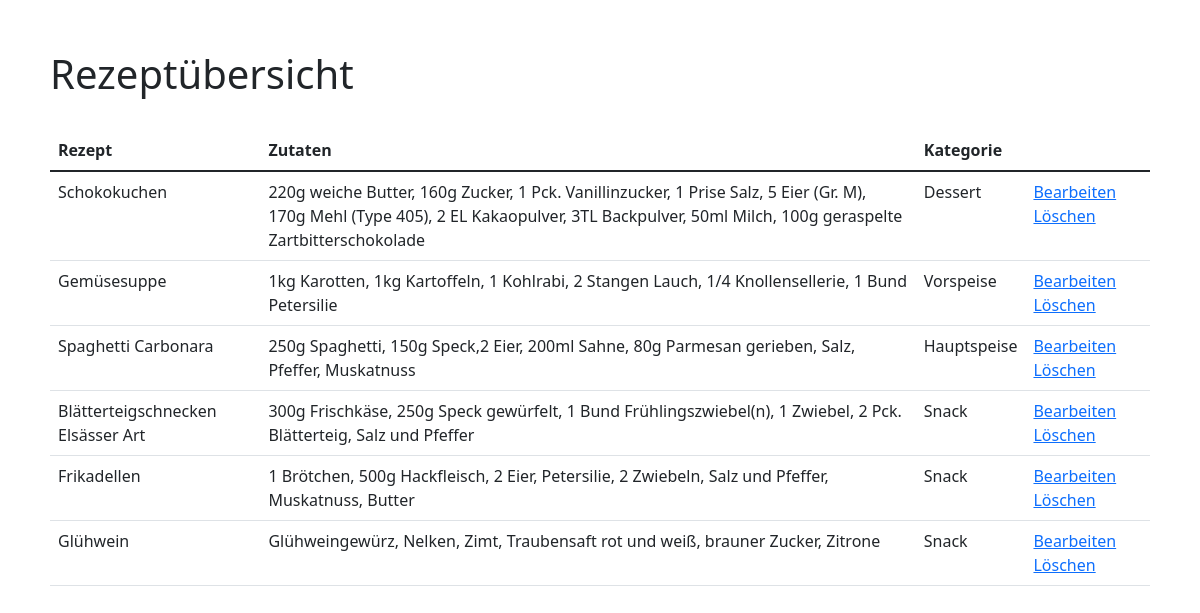
The page /PHP_Projekt/projekt/rezept_anzeigen.php on the database its author committed.
### tables this page shows
CREATE TABLE `s_rezept` (
  `id` int NOT NULL,
  `rezept` varchar(255) NOT NULL,
  `zutaten` text NOT NULL,
  `kategorie` varchar(255) NOT NULL
);

### PHP_Projekt/projekt/rezept_anzeigen.php (the view, shortened to what this page needs)
<!DOCTYPE html>
<html lang="de">
    <head>
        <link href="https://cdn.jsdelivr.net/npm/bootstrap@5.1.3/dist/css/bootstrap.min.css" rel="stylesheet">
    </head>
    <body style="margin: 50px;">
        <h1>Rezeptübersicht</h1>
        <br>
        <table class="table">
            <thead>
                <tr>
                    <th>Rezept</th>
                    <th>Zutaten</th>
                    <th>Kategorie</th>
                </tr>
            </thead>
            <tbody>
                <?php
                $db_host = "db";
                $db_user = "sarah";
                $db_passwort = "sarahdatenbank";
                $db_name = "rezeptedatenbank_php";
                $conn = new MySQLi($db_host, $db_user, $db_passwort, $db_name);
                $sql = "SELECT * FROM s_rezept";
                $result = $conn->query($sql);
                while($row = $result->fetch_assoc()){
                    echo "<tr>
                            <td>" . $row["rezept"] . "</td>
                            <td>" . $row["zutaten"] . "</td>
                            <td>" . $row["kategorie"] . "</td>
                            <td>
                                    <a href='/php/rezept_bearbeiten.php?rezept=" . $row["id"] . "'>Bearbeiten</a>
                                    <a class='erledigt-button' href='/php/rezept_löschen.php?rezept=" . $row["id"] . "''>Löschen</a>
                            </td>
                        </tr>";
                }
                ?>
            </tbody>
        </table>
    </body>
</html>

### rows shown on the page
s_rezept: rezept "Schokokuchen", zutaten "220g weiche Butter, 160g Zucker, 1 Pck. Vanillinzucker, 1 Prise Salz, 5 Eier (Gr. M), 170g Mehl (Type 405), 2 EL Kakaopulver, 3TL Backpulver, 50ml Milch, 100g geraspelte Zartbitterschokolade", kategorie "Dessert"
s_rezept: rezept "Gemüsesuppe", zutaten "1kg Karotten, 1kg Kartoffeln, 1 Kohlrabi, 2 Stangen Lauch, 1/4 Knollensellerie, 1 Bund Petersilie", kategorie "Vorspeise"
s_rezept: rezept "Spaghetti Carbonara", zutaten "250g Spaghetti, 150g Speck,2 Eier, 200ml Sahne, 80g Parmesan gerieben, Salz, Pfeffer, Muskatnuss", kategorie "Hauptspeise"
s_rezept: rezept "Blätterteigschnecken Elsässer Art", zutaten "300g Frischkäse, 250g Speck gewürfelt, 1 Bund Frühlingszwiebel(n), 1 Zwiebel, 2 Pck. Blätterteig, Salz und Pfeffer", kategorie "Snack"
s_rezept: rezept "Frikadellen", zutaten "1 Brötchen, 500g Hackfleisch, 2 Eier, Petersilie, 2 Zwiebeln, Salz und Pfeffer, Muskatnuss, Butter", kategorie "Snack"
s_rezept: rezept "Glühwein", zutaten "Glühweingewürz, Nelken, Zimt, Traubensaft rot und weiß, brauner Zucker, Zitrone", kategorie "Snack"
